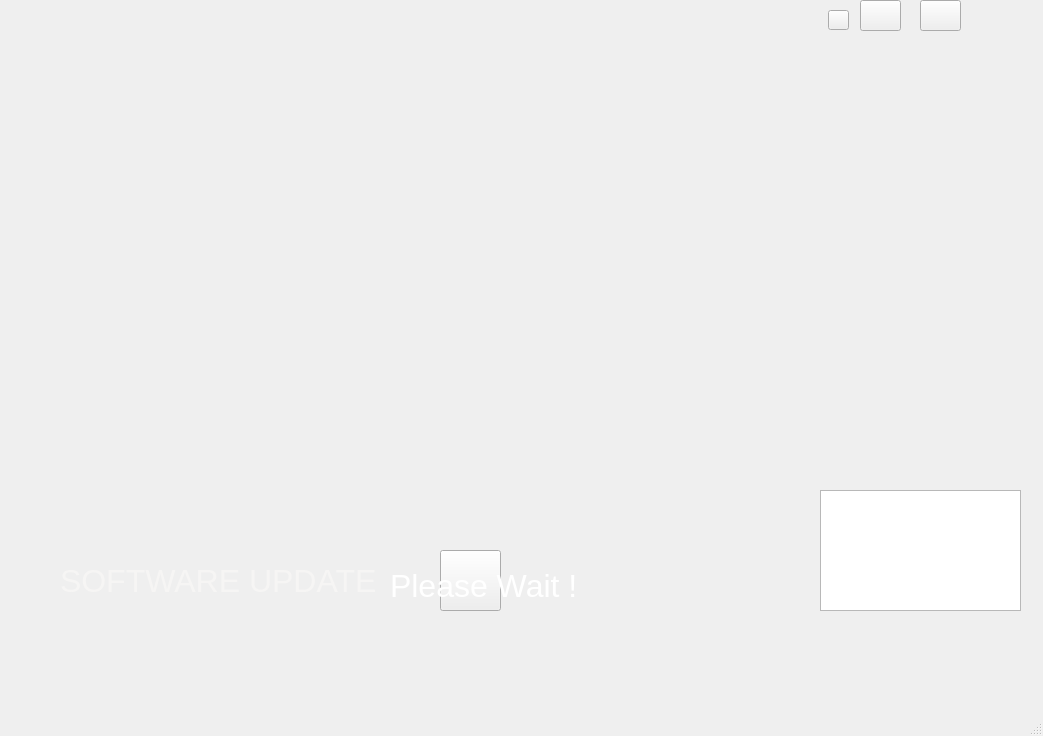
<?xml version="1.0" encoding="UTF-8"?>
<ui version="4.0">
 <class>MainWindow</class>
 <widget class="QMainWindow" name="MainWindow">
  <property name="geometry">
   <rect>
    <x>0</x>
    <y>0</y>
    <width>1043</width>
    <height>736</height>
   </rect>
  </property>
  <property name="windowTitle">
   <string>MainWindow</string>
  </property>
  <widget class="QWidget" name="centralwidget">
   <widget class="QLabel" name="tesla">
    <property name="geometry">
     <rect>
      <x>160</x>
      <y>120</y>
      <width>721</width>
      <height>371</height>
     </rect>
    </property>
    <property name="styleSheet">
     <string notr="true">image: url(:/assets/twing.png); border: none;</string>
    </property>
    <property name="text">
     <string/>
    </property>
   </widget>
   <widget class="QPushButton" name="Download">
    <property name="geometry">
     <rect>
      <x>440</x>
      <y>550</y>
      <width>61</width>
      <height>61</height>
     </rect>
    </property>
    <property name="styleSheet">
     <string notr="true">image: url(:/assets/down.png);
border: none;
hover{background:rgb(192, 191, 188)}</string>
    </property>
    <property name="text">
     <string/>
    </property>
    <property name="iconSize">
     <size>
      <width>300</width>
      <height>300</height>
     </size>
    </property>
   </widget>
   <widget class="QPushButton" name="close">
    <property name="geometry">
     <rect>
      <x>980</x>
      <y>0</y>
      <width>41</width>
      <height>31</height>
     </rect>
    </property>
    <property name="styleSheet">
     <string notr="true">image: url(:/assets/close3.png);
border: none;
</string>
    </property>
    <property name="text">
     <string/>
    </property>
    <property name="autoExclusive">
     <bool>false</bool>
    </property>
   </widget>
   <widget class="QLabel" name="SoftUp">
    <property name="geometry">
     <rect>
      <x>60</x>
      <y>550</y>
      <width>381</width>
      <height>61</height>
     </rect>
    </property>
    <property name="font">
     <font>
      <pointsize>24</pointsize>
      <bold>false</bold>
     </font>
    </property>
    <property name="styleSheet">
     <string notr="true">color:rgb(246, 245, 244)</string>
    </property>
    <property name="text">
     <string>SOFTWARE UPDATE</string>
    </property>
   </widget>
   <widget class="QPushButton" name="back">
    <property name="geometry">
     <rect>
      <x>10</x>
      <y>10</y>
      <width>51</width>
      <height>31</height>
     </rect>
    </property>
    <property name="styleSheet">
     <string notr="true">image: url(:/assets/back.png);
border: none;
</string>
    </property>
    <property name="text">
     <string/>
    </property>
   </widget>
   <widget class="QPlainTextEdit" name="logger">
    <property name="geometry">
     <rect>
      <x>820</x>
      <y>490</y>
      <width>201</width>
      <height>121</height>
     </rect>
    </property>
   </widget>
   <widget class="QPushButton" name="wifi">
    <property name="geometry">
     <rect>
      <x>920</x>
      <y>0</y>
      <width>41</width>
      <height>31</height>
     </rect>
    </property>
    <property name="styleSheet">
     <string notr="true"> image: url(:/assets/wifi0.png)\n; border: none; \n</string>
    </property>
    <property name="text">
     <string/>
    </property>
   </widget>
   <widget class="QPushButton" name="noti">
    <property name="geometry">
     <rect>
      <x>860</x>
      <y>0</y>
      <width>41</width>
      <height>31</height>
     </rect>
    </property>
    <property name="styleSheet">
     <string notr="true"> image: url(:/assets/not0.png)\n; border: none; \n</string>
    </property>
    <property name="text">
     <string/>
    </property>
   </widget>
   <widget class="QPushButton" name="pushButton">
    <property name="geometry">
     <rect>
      <x>828</x>
      <y>10</y>
      <width>21</width>
      <height>20</height>
     </rect>
    </property>
    <property name="text">
     <string/>
    </property>
   </widget>
   <widget class="QLabel" name="info">
    <property name="geometry">
     <rect>
      <x>70</x>
      <y>10</y>
      <width>41</width>
      <height>31</height>
     </rect>
    </property>
    <property name="styleSheet">
     <string notr="true">image: url(:/assets/tes.png); border: none;</string>
    </property>
    <property name="text">
     <string/>
    </property>
   </widget>
   <widget class="QLabel" name="waitLabel">
    <property name="geometry">
     <rect>
      <x>390</x>
      <y>570</y>
      <width>221</width>
      <height>31</height>
     </rect>
    </property>
    <property name="font">
     <font>
      <family>Ubuntu</family>
      <pointsize>24</pointsize>
     </font>
    </property>
    <property name="styleSheet">
     <string notr="true">color: rgb(255, 255, 255);</string>
    </property>
    <property name="text">
     <string>Please Wait !</string>
    </property>
   </widget>
   <zorder>tesla</zorder>
   <zorder>SoftUp</zorder>
   <zorder>Download</zorder>
   <zorder>back</zorder>
   <zorder>close</zorder>
   <zorder>logger</zorder>
   <zorder>wifi</zorder>
   <zorder>noti</zorder>
   <zorder>pushButton</zorder>
   <zorder>info</zorder>
   <zorder>waitLabel</zorder>
  </widget>
  <widget class="QMenuBar" name="menubar">
   <property name="geometry">
    <rect>
     <x>0</x>
     <y>0</y>
     <width>1043</width>
     <height>22</height>
    </rect>
   </property>
  </widget>
  <widget class="QStatusBar" name="statusbar"/>
 </widget>
 <resources/>
 <connections/>
</ui>
